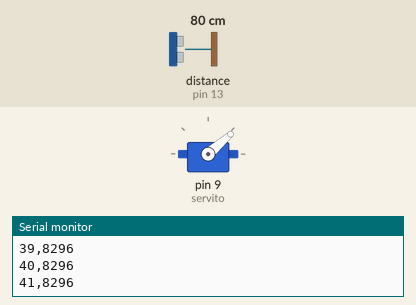
Simulated run of this sketch. Board: Arduino Uno, built with avr-gcc and run on an emulated ATmega328P. On the bench: servo, the last lines printed to the serial monitor. Wiring (inferred from the names in the program): ultrasonic range finder: trigger pin 12; echo pin 13. The inputs (shaded band) are chosen by the test bench; at power-on: distance to the obstacle (sensor on pin 13) 80 cm. The echo pulse lasts 58.3 µs per cm.

Above: at 1.26 s.
1.3 s: distance to the obstacle (sensor on pin 13) set to 250 cm
At 2.1 s:
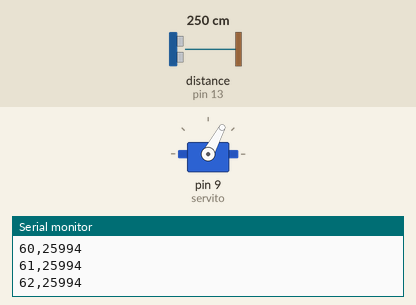
4.3 s: distance to the obstacle (sensor on pin 13) set to 2 cm
At 4.51 s:
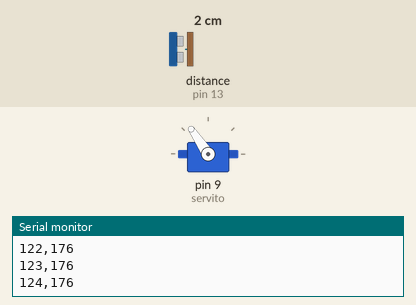
7.3 s: distance to the obstacle (sensor on pin 13) set to 9 cm
At 8.16 s:
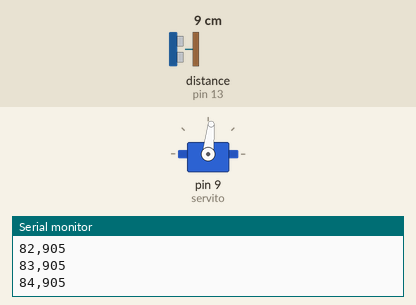
10.3 s: distance to the obstacle (sensor on pin 13) set to 60 cm
Timing chart, 0 to 14.3 s (numbered marks = the images above; inputs shaded):
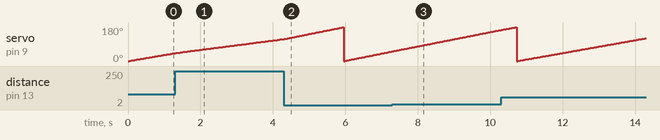

The sketch:

Sonar_INO.ino
```cpp
#include <Servo.h>

#define CM 28 // Constante divisor de Centimetros
#define IN 72 // Constante divisor de Polegadas

const uint8_t VCC  = 11;
const uint8_t trig = 12;
const uint8_t echo = 13;

float lerDistancia(long int overtime){

  digitalWrite(trig, LOW);
  delayMicroseconds(2);
  digitalWrite(trig, HIGH);
  delayMicroseconds(10);
  digitalWrite(trig, LOW);

  long int duracao = pulseIn(echo, HIGH, overtime*1000);

  return ( duracao / (CM * 2.0));
}

Servo servito;

void setup() {

  pinMode(VCC , OUTPUT);
  pinMode(trig, OUTPUT);
  pinMode(echo, INPUT);

  digitalWrite(VCC, HIGH);

  servito.attach(9);

  Serial.begin(9600);
}

void loop(){

  for(int angle = 0; angle < 180; angle++){

    servito.write(angle);

    Serial.print(angle);
    Serial.print(",");
    Serial.println( (int)(lerDistancia(100)*100) );

    delay(25);
  }

}
```
